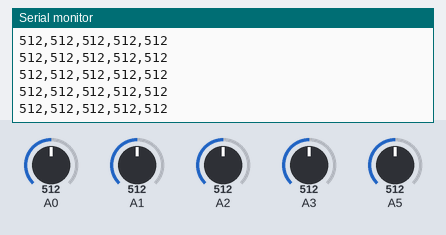
Bench run of a sketch on a simulated Arduino Uno, built with avr-gcc and run on an emulated ATmega328P. On the bench: the last lines printed to the serial monitor. Inputs (shaded band) come from the test bench; at power-on: A0 = 512, A1 = 512, A2 = 512, A3 = 512, A5 = 512.

Above: at 1.2 s.
1.3 s: A0 set to 716
At 1.9 s:
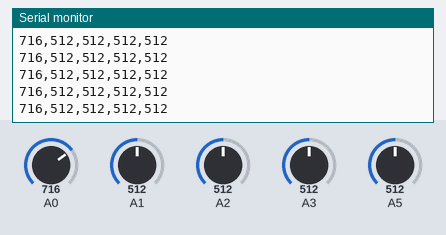
2.8 s: A1 set to 716
At 3.6 s:
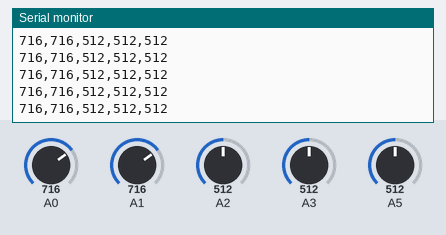
4.3 s: A2 set to 716
At 5.1 s:
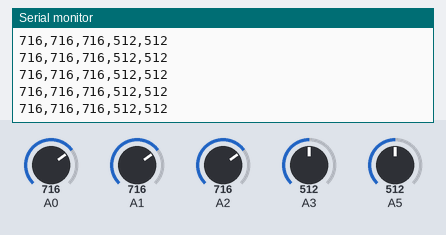
5.8 s: A3 set to 716
At 6.7 s:
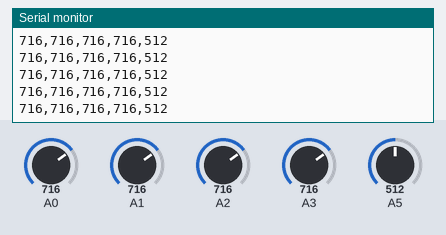
7.3 s: A5 set to 716
At 7.8 s:
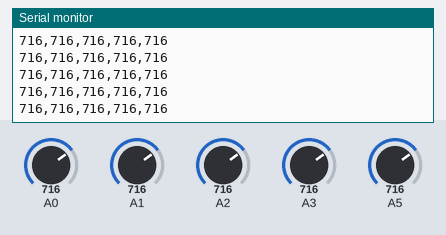
8.8 s: A0 set to 992
At 9.8 s:
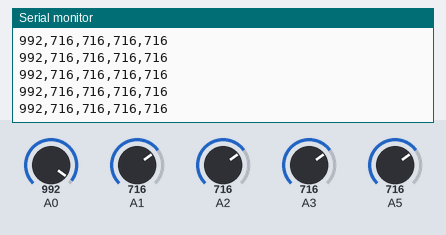
Timing chart, 0 to 11.3 s (numbered marks = the images above; inputs shaded):
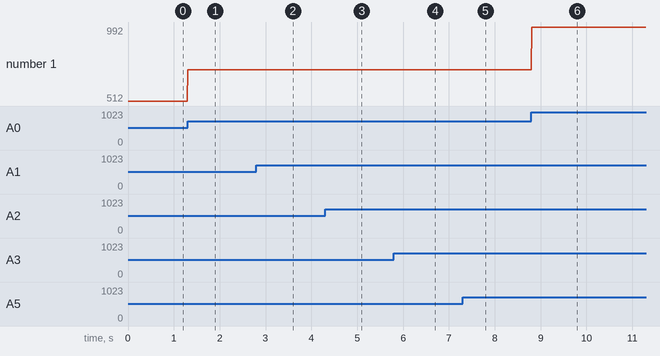

The sketch:

glove_raw.ino
```cpp
int glove1;

unsigned long p_millis = 0;
unsigned long interval = 6600;

void setup() {
  // put your setup code here, to run once:
  Serial.begin(2000000);
  //analogReference(EXTERNAL);
  pinMode(A0, INPUT);
  pinMode(A1, INPUT);
  pinMode(A2, INPUT);
  pinMode(A3, INPUT);
  pinMode(A4, INPUT);
}

void loop() {
  // put your main code here, to run repeatedly:
  int glove1= analogRead(A0);
  int glove2= analogRead(A1);
  int glove3= analogRead(A2);
  int glove4= analogRead(A3);
  int glove5= analogRead(A5);


  //delay(64);


//  int valA= map(glove1,802,895,0,100);
//  int valB= map(glove2,595,802,0,100);
//  int valC= map(glove3,597,756,0,100);
//  int valD= map(glove4,800,869,0,100);
//  int valE= map(glove5,683,847,0,100);
//  Serial.print(0);
//  Serial.print(" ");
//  Serial.print(1024);
//  Serial.print(" ");

//  Serial.println((String) ""+ glove1+"");
  Serial.println((String) ""+ glove1+","+ glove2+","+ glove3+","+ glove4+","+ glove5+"");
//  Serial.println((String) ""+ glove1+","+ glove2+","+ glove3+","+ glove4+"");
  //Serial.println( (String) ""+ glove4+"" );
  delay(4);
  //unsigned long now_millis = millis();
  //if ((now_millis - p_millis < interval)){
  //  Serial.println( (String) ""+ glove1+"" );
  //}
}
```

Measured:
- after the input at 1.3 s, the serial monitor: prints a new line at once (image 1)
- after the input at 2.8 s, the serial monitor: prints a new line at once (image 2)
- after the input at 4.3 s, the serial monitor: prints a new line at once (image 3)
- after the input at 5.8 s, the serial monitor: prints a new line at once (image 4)
- after the input at 7.3 s, the serial monitor: prints a new line at once (image 5)
- after the input at 8.8 s, the serial monitor: prints a new line at once (image 6)
- plotted number 1: 512 → 716 after the input at 1.3 s, 716 → 992 after the input at 8.8 s
